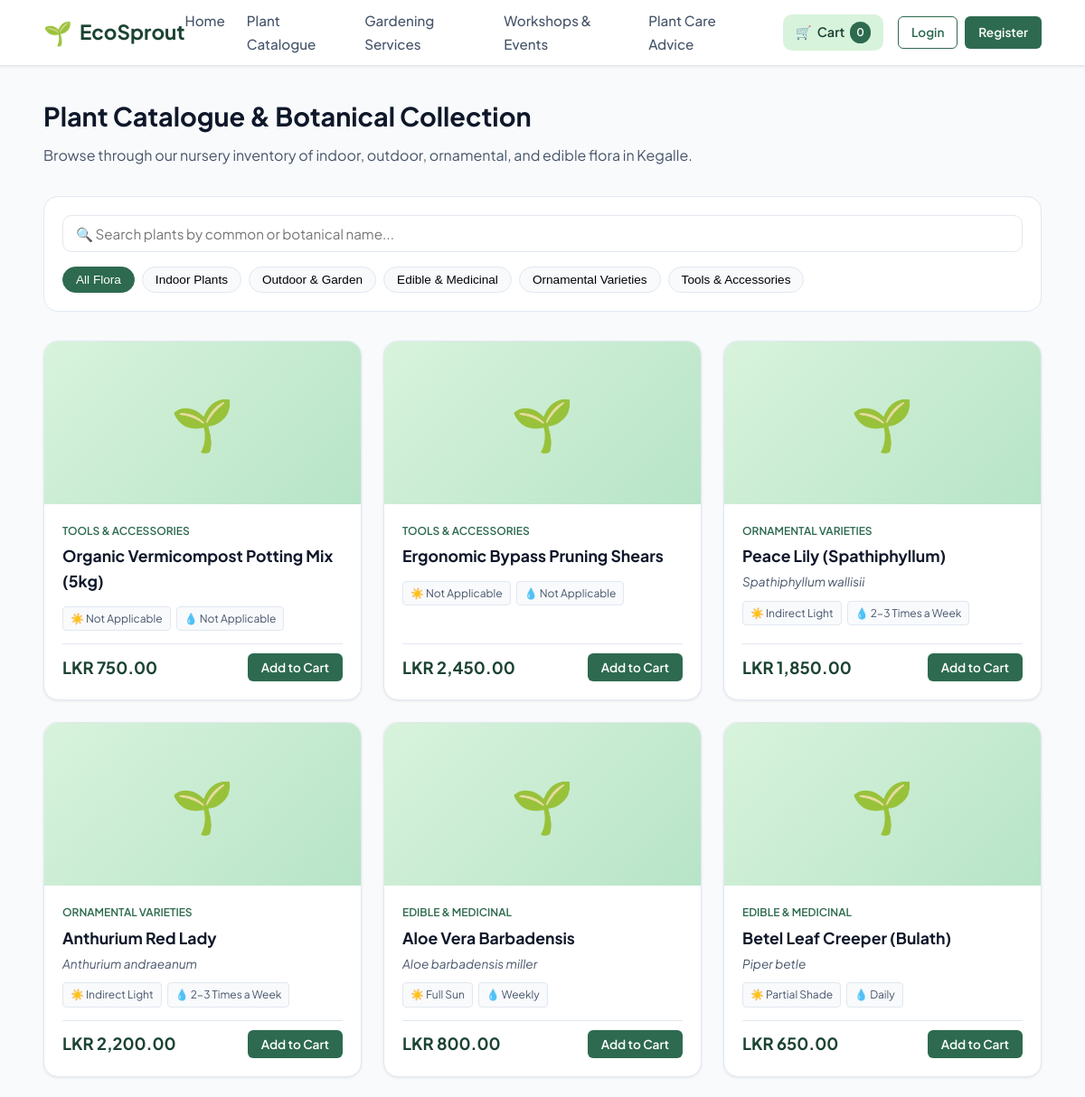
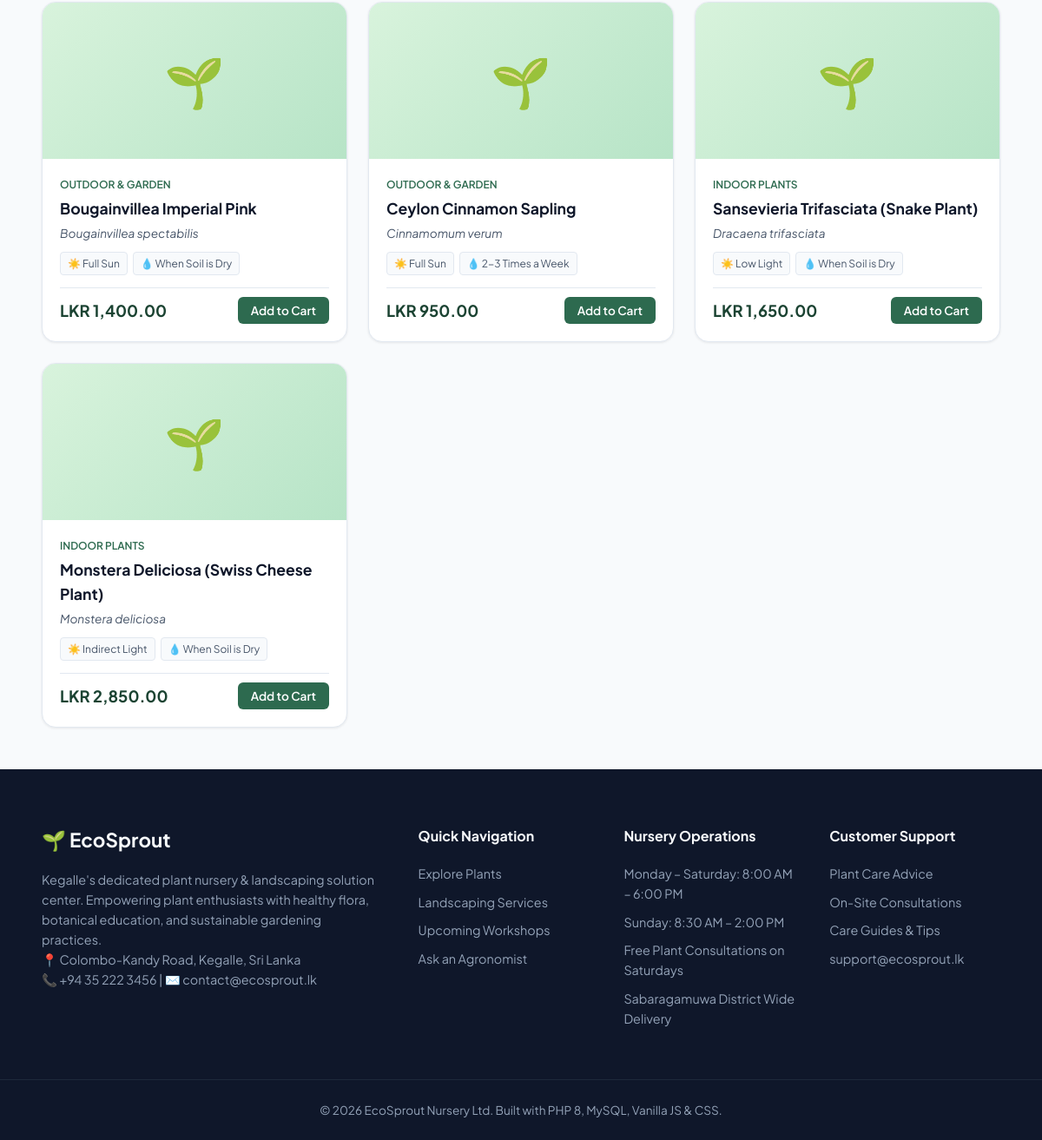
The app's page /pages/catalog.php with its own data (2 pictures, top to bottom).
### tables this page shows
CREATE TABLE categories (
    id INT AUTO_INCREMENT PRIMARY KEY,
    name VARCHAR(80) NOT NULL UNIQUE,
    slug VARCHAR(80) NOT NULL UNIQUE,
    description TEXT NULL,
    created_at TIMESTAMP DEFAULT CURRENT_TIMESTAMP
);

CREATE TABLE plants (
    id INT AUTO_INCREMENT PRIMARY KEY,
    category_id INT NOT NULL,
    name VARCHAR(150) NOT NULL,
    botanical_name VARCHAR(150) NULL,
    description TEXT NOT NULL,
    care_sunlight ENUM('Full Sun', 'Partial Shade', 'Indirect Light', 'Low Light', 'Not Applicable') NOT NULL DEFAULT 'Partial Shade',
    care_water ENUM('Daily', '2-3 Times a Week', 'Weekly', 'When Soil is Dry', 'Not Applicable') NOT NULL DEFAULT '2-3 Times a Week',
    care_soil VARCHAR(120) DEFAULT 'Well-draining rich potting soil',
    price DECIMAL(10,2) NOT NULL,
    stock_quantity INT NOT NULL DEFAULT 0,
    image_url VARCHAR(255) DEFAULT 'assets/img/default_plant.png',
    is_featured BOOLEAN DEFAULT FALSE,
    created_at TIMESTAMP DEFAULT CURRENT_TIMESTAMP,
    FOREIGN KEY (category_id) REFERENCES categories(id) ON DELETE RESTRICT ON UPDATE CASCADE,
    INDEX idx_plant_category (category_id),
    INDEX idx_plant_name (name),
    INDEX idx_plant_featured (is_featured)
);

### pages/catalog.php (the view, shortened to what this page needs)
<?php
require_once __DIR__ . '/../includes/header.php';
$pdo = Database::getConnection();
$categories = $pdo->query("SELECT * FROM categories ORDER BY id ASC")->fetchAll();
$plants = $pdo->query("SELECT p.*, c.name AS category_name FROM plants p JOIN categories c ON p.category_id = c.id ORDER BY p.id DESC")->fetchAll();
?>
<div class="container" style="padding-top: 2rem;">
    <h1 class="section-title">Plant Catalogue & Botanical Collection</h1>
    <p class="section-subtitle">Browse through our nursery inventory of indoor, outdoor, ornamental, and edible flora in Kegalle.</p>
    <div class="search-filter-bar">
        <div class="search-input-wrap">
            <input type="text" id="plantSearchInput" class="form-control" placeholder="🔍 Search plants by common or botanical name..." autocomplete="off">
        </div>
        <div class="filter-pills">
            <button class="filter-pill active" data-category="all">All Flora</button>
            <?php foreach ($categories as $cat): ?>
                <button class="filter-pill" data-category="<?= htmlspecialchars($cat['slug']) ?>"><?= htmlspecialchars($cat['name']) ?></button>
            <?php endforeach; ?>
        </div>
    </div>
    <div class="plant-grid" id="plantGridContainer">
        <?php foreach ($plants as $plant): ?>
            <div class="plant-card">
                <div class="plant-img-placeholder">🌱</div>
                <div class="plant-info">
                    <span class="plant-category-tag"><?= htmlspecialchars($plant['category_name']) ?></span>
                    <h3 class="plant-title"><?= htmlspecialchars($plant['name']) ?></h3>
                    <p class="botanical-name"><?= htmlspecialchars($plant['botanical_name']) ?></p>
                    <div class="plant-care-badges">
                        <span class="care-badge">☀️ <?= htmlspecialchars($plant['care_sunlight']) ?></span>
                        <span class="care-badge">💧 <?= htmlspecialchars($plant['care_water']) ?></span>
                    </div>
                    <div class="plant-footer">
                        <span class="plant-price"><?= APP_CURRENCY ?> <?= number_format($plant['price'], 2) ?></span>
                        <button class="btn btn-primary-sm" onclick="addToCart(<?= $plant['id'] ?>)">Add to Cart</button>
                    </div>
                </div>
            </div>
        <?php endforeach; ?>
    </div>
</div>
<?php require_once __DIR__ . '/../includes/footer.php'; ?>

### assets/css/style.css (style rules this page uses)
:root { --primary: #2d6a4f; --primary-dark: #1b4332; --primary-light: #52b788; --primary-subtle: #d8f3dc; --accent: #b7e4c7; --accent-orange: #d97706; --text-dark: #0f172a; --text-muted: #475569; --bg-light: #f8fafc; --surface-white: #ffffff; --border-color: #e2e8f0; --danger: #dc2626; --success: #16a34a; --warning: #f59e0b; --radius-sm: 6px; --radius-md: 10px; --radius-lg: 16px; --shadow-sm: 0 1px 3px rgba(0,0,0,0.08); --shadow-md: 0 4px 12px rgba(0,0,0,0.06); --shadow-lg: 0 10px 25px rgba(0,0,0,0.1); --font-main: 'Plus Jakarta Sans', system-ui, -apple-system, sans-serif; }
* { box-sizing: border-box; margin: 0; padding: 0; }
body { font-family: var(--font-main); background-color: var(--bg-light); color: var(--text-dark); line-height: 1.6; display: flex; flex-direction: column; min-height: 100vh; }
.container { width: 92%; max-width: 1200px; margin: 0 auto; }
.btn { display: inline-flex; align-items: center; justify-content: center; padding: 10px 20px; font-size: 0.95rem; font-weight: 600; border-radius: var(--radius-md); border: 1px solid transparent; cursor: pointer; font-family: inherit; transition: all 0.2s ease; }
.btn-primary-sm { padding: 6px 14px; font-size: 0.85rem; background: var(--primary); color: white; border-radius: var(--radius-sm); }
.form-control { width: 100%; padding: 10px 14px; border: 1px solid var(--border-color); border-radius: var(--radius-md); font-family: inherit; font-size: 0.95rem; transition: border-color 0.2s; background: var(--surface-white); }
.section-title { font-size: 1.8rem; font-weight: 700; color: var(--text-dark); margin-bottom: 0.5rem; }
.section-subtitle { color: var(--text-muted); margin-bottom: 2rem; font-size: 1rem; }
.plant-grid { display: grid; grid-template-columns: repeat(auto-fill, minmax(260px, 1fr)); gap: 1.5rem; }
.plant-card { background: var(--surface-white); border: 1px solid var(--border-color); border-radius: var(--radius-lg); overflow: hidden; box-shadow: var(--shadow-sm); transition: transform 0.2s, box-shadow 0.2s; display: flex; flex-direction: column; }
.plant-img-placeholder { height: 180px; background: linear-gradient(135deg, #d8f3dc, #b7e4c7); display: flex; align-items: center; justify-content: center; font-size: 3.5rem; }
.plant-info { padding: 1.25rem; display: flex; flex-direction: column; flex: 1; }
.plant-category-tag { font-size: 0.75rem; font-weight: 600; text-transform: uppercase; color: var(--primary); margin-bottom: 4px; }
.plant-title { font-size: 1.1rem; font-weight: 700; margin-bottom: 4px; }
.botanical-name { font-size: 0.85rem; font-style: italic; color: var(--text-muted); margin-bottom: 10px; }
.plant-care-badges { display: flex; flex-wrap: wrap; gap: 6px; margin-bottom: 14px; }
.care-badge { font-size: 0.75rem; padding: 3px 8px; background: var(--bg-light); border: 1px solid var(--border-color); border-radius: 4px; color: var(--text-muted); }
.plant-footer { margin-top: auto; display: flex; align-items: center; justify-content: space-between; padding-top: 10px; border-top: 1px solid var(--border-color); }
.plant-price { font-size: 1.15rem; font-weight: 700; color: var(--primary-dark); }
.search-filter-bar { background: var(--surface-white); border: 1px solid var(--border-color); border-radius: var(--radius-lg); padding: 1.25rem; margin-bottom: 2rem; display: flex; flex-wrap: wrap; gap: 1rem; align-items: center; }
.search-input-wrap { flex: 1; min-width: 250px; }
.filter-pills { display: flex; gap: 8px; flex-wrap: wrap; }
.filter-pill { background: var(--bg-light); border: 1px solid var(--border-color); padding: 6px 14px; border-radius: 999px; font-size: 0.85rem; font-weight: 500; cursor: pointer; transition: all 0.2s; }
.filter-pill.active, .filter-pill:hover { background: var(--primary); color: white; border-color: var(--primary); }

### records on screen
categories: name "Indoor Plants"
categories: name "Outdoor & Garden"
categories: name "Edible & Medicinal"
categories: name "Ornamental Varieties"
categories: name "Tools & Accessories"
plants: category.name "TOOLS & ACCESSORIES", name "Organic Vermicompost Potting Mix (5kg)", care_sunlight "Not Applicable", care_water "Not Applicable", price "750.00"
plants: category.name "TOOLS & ACCESSORIES", name "Ergonomic Bypass Pruning Shears", care_sunlight "Not Applicable", care_water "Not Applicable", price "2,450.00"
plants: category.name "ORNAMENTAL VARIETIES", name "Peace Lily (Spathiphyllum)", botanical_name "Spathiphyllum wallisii", care_sunlight "Indirect Light", care_water "2-3 Times a Week", price "1,850.00"
plants: category.name "ORNAMENTAL VARIETIES", name "Anthurium Red Lady", botanical_name "Anthurium andraeanum", care_sunlight "Indirect Light", care_water "2-3 Times a Week", price "2,200.00"
plants: category.name "EDIBLE & MEDICINAL", name "Aloe Vera Barbadensis", botanical_name "Aloe barbadensis miller", care_sunlight "Full Sun", care_water "Weekly", price "800.00"
plants: category.name "EDIBLE & MEDICINAL", name "Betel Leaf Creeper (Bulath)", botanical_name "Piper betle", care_sunlight "Partial Shade", care_water "Daily", price "650.00"
plants: category.name "OUTDOOR & GARDEN", name "Bougainvillea Imperial Pink", botanical_name "Bougainvillea spectabilis", care_sunlight "Full Sun", care_water "When Soil is Dry", price "1,400.00"
plants: category.name "OUTDOOR & GARDEN", name "Ceylon Cinnamon Sapling", botanical_name "Cinnamomum verum", care_sunlight "Full Sun", care_water "2-3 Times a Week", price "950.00"
plants: category.name "INDOOR PLANTS", name "Sansevieria Trifasciata (Snake Plant)", botanical_name "Dracaena trifasciata", care_sunlight "Low Light", care_water "When Soil is Dry", price "1,650.00"
plants: category.name "INDOOR PLANTS", name "Monstera Deliciosa (Swiss Cheese Plant)", botanical_name "Monstera deliciosa", care_sunlight "Indirect Light", care_water "When Soil is Dry", price "2,850.00"

### other values on screen
$cartCount "0"
APP_LOCATION "Colombo-Kandy Road, Kegalle, Sri Lanka"
